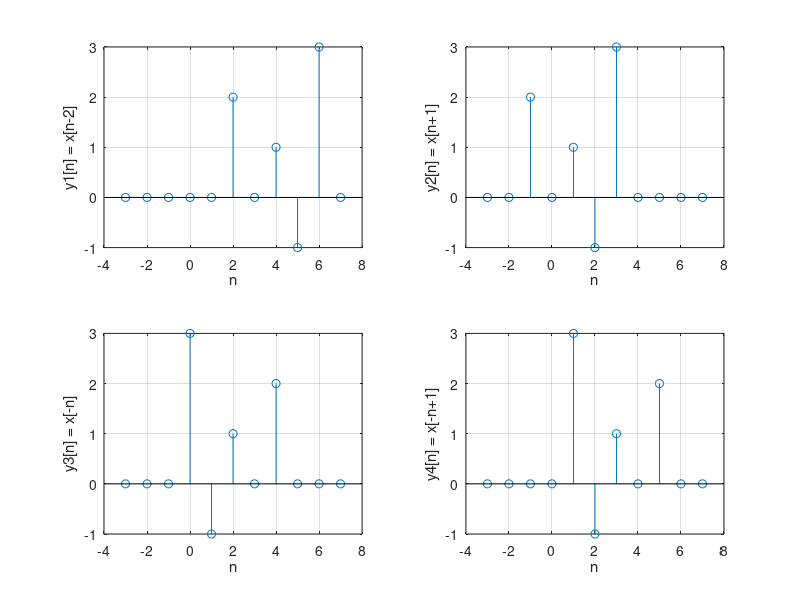

Write MATLAB code to recreate this figure.
nx = -3:1:7;
x = zeros(1,11);
x(4) = 2;
x(6) = 1;
x(7) = -1;
x(8) = 3;
subplot(2,2,1)
ny1 = zeros(1,11)
for i = 3:11;
    ny1(i) = x(i-2)
end
stem(nx,ny1)
xlabel('n')
ylabel('y1[n] = x[n-2]')
grid on
%%%%%%%%%%%%%%%
subplot(2,2,2)
ny2 = zeros(1,11)
for i = 1:10
    ny2(i) = x(i+1)
end
stem(nx,ny2)
xlabel('n')
ylabel('y2[n] = x[n+1]')
grid on
%%%%%%%%%%%%%%
subplot(2,2,3)
ny3 = zeros(1,11)
for i = 1:11
    ny3(i) = x(12-i)
end
stem(nx,ny3)
xlabel('n')
ylabel('y3[n] = x[-n]')
grid on
%%%%%%%%%%%%%%%
subplot(2,2,4)
ny4 = zeros(1,11)
for i = 3:11;
    ny4(i) = ny3(i-1)
end
stem(nx,ny4)
xlabel('n')
ylabel('y4[n] = x[-n+1]')
grid on